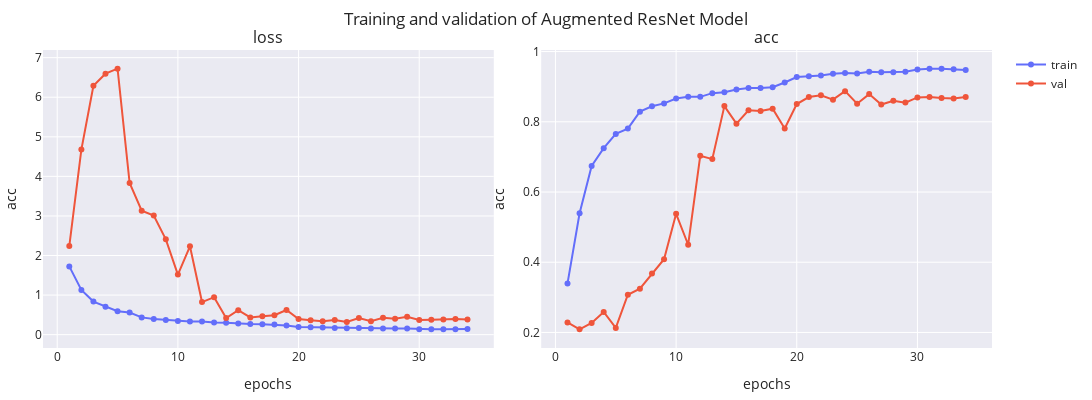

Notebook source saved alongside this figure:
### Markdown cell above
### 2.5 What if we add Data Augmentation?

### Code cell
from keras.models import Sequential
resnet_data_aug = Sequential([
    layers.RandomFlip("horizontal"),
    layers.RandomRotation(0.1),
    layers.RandomZoom(0.2),
    layers.GaussianNoise(0.01),
    CustomResNet(num_classes=5)
], name='ResNetAug')

resnet_data_aug.compile(optimizer="adam", loss="sparse_categorical_crossentropy",  metrics=[SparseCategoricalAccuracy('acc')])
resnet_data_aug_history = train_model(
    resnet_data_aug,
    train_dataset,
    val_dataset,
    path=model_dir,
    epochs=50,
    verbose=1,
    lr_patience=5,
    val_patience=10,
).history

print(
    f"Final loss: training -> {resnet_data_aug_history['loss'][-1]:.2f}, validation -> {resnet_data_aug_history['val_loss'][-1]:.2f}"
)
print(
    f"Final accuracy: training -> {resnet_data_aug_history['acc'][-1]:.2f}, validation -> {resnet_data_aug_history['val_acc'][-1]:.2f}"
)
plot_history(resnet_data_aug_history, ['loss', 'acc'], name='Augmented ResNet Model')

### Figure 1 — Plotly figure (JSON) as saved in the notebook; plotly's stock layout.template omitted (floating-point values rounded to 4 significant figures)
{"data": [{"line": {"color": "#636EFA"}, "marker": {"color": "#636EFA"}, "mode": "lines+markers", "name": "train", "showlegend": true, "type": "scatter", "x": [1, 2, 3, 4, 5, 6, 7, 8, 9, 10, 11, 12, 13, 14, 15, 16, 17, 18, 19, 20, 21, 22, 23, 24, 25, 26, 27, 28, 29, 30, 31, 32, 33, 34], "xaxis": "x", "y": [1.726, 1.131, 0.8359, 0.7048, 0.5933, 0.561, 0.4365, 0.3962, 0.3738, 0.3451, 0.3345, 0.3319, 0.3061, 0.3019, 0.2823, 0.2716, 0.2663, 0.2584, 0.2331, 0.1924, 0.1866, 0.1826, 0.1683, 0.1645, 0.1689, 0.1582, 0.1566, 0.1588, 0.1542, 0.1389, 0.1357, 0.1344, 0.1386, 0.1415], "yaxis": "y"}, {"line": {"color": "#EF553B"}, "marker": {"color": "#EF553B"}, "mode": "lines+markers", "name": "val", "showlegend": true, "type": "scatter", "x": [1, 2, 3, 4, 5, 6, 7, 8, 9, 10, 11, 12, 13, 14, 15, 16, 17, 18, 19, 20, 21, 22, 23, 24, 25, 26, 27, 28, 29, 30, 31, 32, 33, 34], "xaxis": "x", "y": [2.24, 4.676, 6.291, 6.594, 6.722, 3.832, 3.132, 3.012, 2.408, 1.519, 2.234, 0.8235, 0.9471, 0.4208, 0.6185, 0.4351, 0.4658, 0.4923, 0.6242, 0.3957, 0.3618, 0.3373, 0.3726, 0.3184, 0.4188, 0.3398, 0.4261, 0.4014, 0.4543, 0.3731, 0.3757, 0.386, 0.3934, 0.3813], "yaxis": "y"}, {"line": {"color": "#636EFA"}, "marker": {"color": "#636EFA"}, "mode": "lines+markers", "name": "train", "showlegend": false, "type": "scatter", "x": [1, 2, 3, 4, 5, 6, 7, 8, 9, 10, 11, 12, 13, 14, 15, 16, 17, 18, 19, 20, 21, 22, 23, 24, 25, 26, 27, 28, 29, 30, 31, 32, 33, 34], "xaxis": "x2", "y": [0.3396, 0.5394, 0.6741, 0.7247, 0.7655, 0.7806, 0.8288, 0.8441, 0.8524, 0.8664, 0.8715, 0.871, 0.8815, 0.8842, 0.8916, 0.8962, 0.896, 0.8985, 0.9118, 0.9272, 0.9295, 0.9315, 0.937, 0.9389, 0.9377, 0.9425, 0.9413, 0.9408, 0.9424, 0.949, 0.9513, 0.951, 0.9496, 0.9474], "yaxis": "y2"}, {"line": {"color": "#EF553B"}, "marker": {"color": "#EF553B"}, "mode": "lines+markers", "name": "val", "showlegend": false, "type": "scatter", "x": [1, 2, 3, 4, 5, 6, 7, 8, 9, 10, 11, 12, 13, 14, 15, 16, 17, 18, 19, 20, 21, 22, 23, 24, 25, 26, 27, 28, 29, 30, 31, 32, 33, 34], "xaxis": "x2", "y": [0.2286, 0.2088, 0.2271, 0.2583, 0.2128, 0.3073, 0.3246, 0.3681, 0.4087, 0.5379, 0.4498, 0.7031, 0.6937, 0.8446, 0.7947, 0.8328, 0.8308, 0.8372, 0.7808, 0.8506, 0.8704, 0.8753, 0.8629, 0.8872, 0.8516, 0.8788, 0.8491, 0.86, 0.8545, 0.8694, 0.8704, 0.8674, 0.8664, 0.8704], "yaxis": "y2"}], "layout": {"annotations": [{"font": {"size": 16}, "showarrow": false, "text": "loss", "x": 0.2375, "xanchor": "center", "xref": "paper", "y": 1, "yanchor": "bottom", "yref": "paper"}, {"font": {"size": 16}, "showarrow": false, "text": "acc", "x": 0.7625, "xanchor": "center", "xref": "paper", "y": 1, "yanchor": "bottom", "yref": "paper"}], "height": 400, "margin": {"b": 10, "l": 10, "r": 10, "t": 50}, "title": {"text": "Training and validation of Augmented ResNet Model"}, "width": 1200, "xaxis": {"anchor": "y", "domain": [0, 0.475], "title": {"text": "epochs"}}, "xaxis2": {"anchor": "y2", "domain": [0.525, 1], "title": {"text": "epochs"}}, "yaxis": {"anchor": "x", "domain": [0, 1], "title": {"text": "acc"}}, "yaxis2": {"anchor": "x2", "domain": [0, 1], "title": {"text": "acc"}}}}
